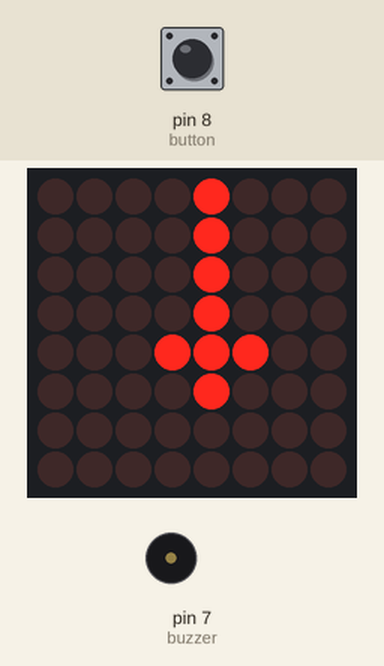
The sketch below on a simulated Arduino Uno, built with avr-gcc and run on an emulated ATmega328P. Shown: 8×8 LED matrix, buzzer (waves = sounding). The test bench sets the inputs (shaded band); at power-on: pin 8 (button) HIGH. Random numbers use the default seed unless the sketch sets one.

Above: at 1.2 s.
1.3 s: pin 8 (button) pulled LOW for 3.2 s
At 4.7 s:
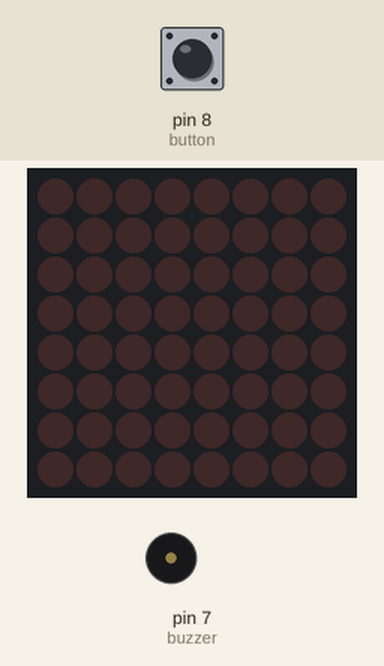
6.0 s: pin 8 (button) pulled LOW for 0.15 s
At 6.7 s:
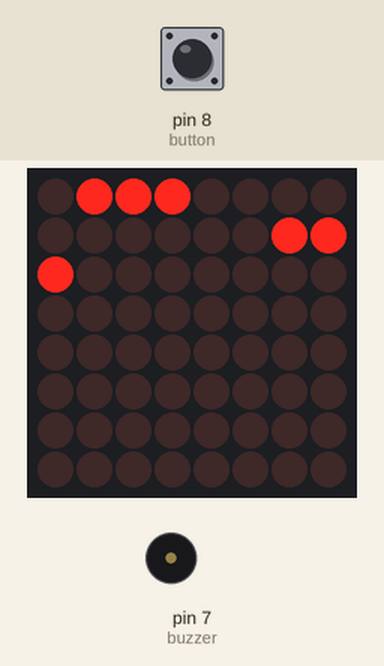
9.0 s: pin 8 (button) pulled LOW for 1 s
10.6 s: pin 8 (button) pulled LOW for 0.15 s
At 12.2 s:
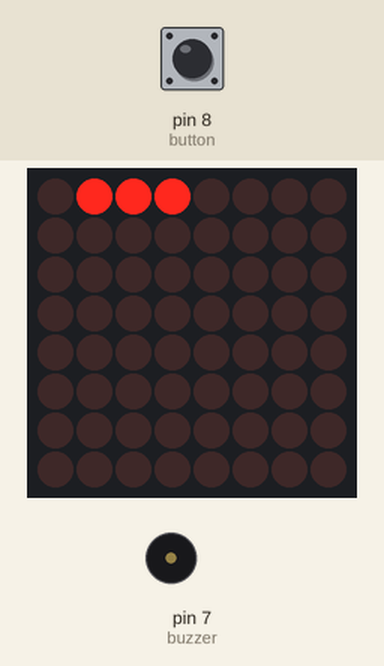
13.7 s: pin 8 (button) pulled LOW for 0.15 s
At 14.4 s:
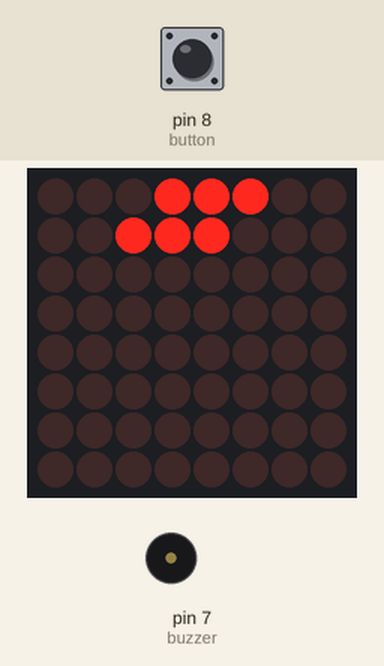
16.7 s: pin 8 (button) pulled LOW for 0.15 s
At 18.4 s:
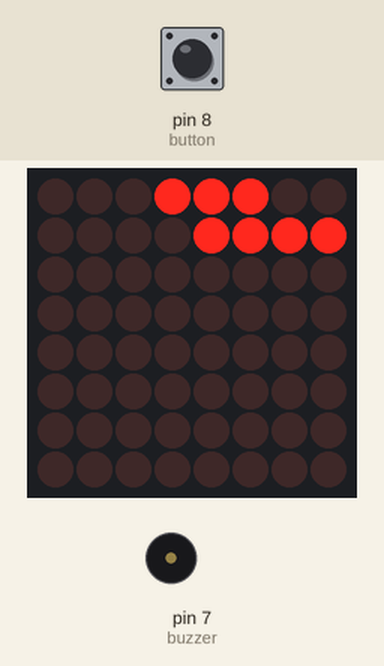
Timing chart, 0 to 19.9 s (numbered marks = the images above; inputs shaded):
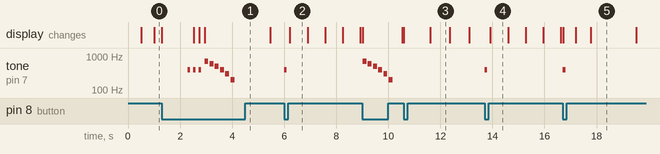

Measured:
- after the input at 1.3 s, tone on pin 7 (buzzer): plays 400 Hz for 0.10 s, 400 Hz for 0.10 s, 400 Hz for 0.10 s, 700 Hz for 0.15 s, 600 Hz for 0.15 s, 500 Hz for 0.15 s … (9 notes in this stretch), starting after 1.0 s
- after the input at 6.0 s, tone on pin 7 (buzzer): silent → 400 Hz at once, → silent 0.10 s later
- after the input at 9.0 s, tone on pin 7 (buzzer): plays 700 Hz for 0.15 s, 600 Hz for 0.15 s, 500 Hz for 0.15 s, 400 Hz for 0.15 s, 300 Hz for 0.15 s, 200 Hz for 0.15 s, starting at once
- after the input at 13.7 s, tone on pin 7 (buzzer): silent → 400 Hz at once, → silent 0.10 s later
- after the input at 16.7 s, tone on pin 7 (buzzer): silent → 400 Hz at once, → silent 0.10 s later
- what the display in image 2 shows lasts 0.7 s, from 6.2 s to 6.9 s
- what the display in image 3 shows lasts 0.8 s, from 11.6 s to 12.4 s

The sketch:

Stack_Game_August_15th_2018.ino
```cpp
#include <LedControl.h>
LedControl matrix = LedControl(12,11,10,1);
int const button = 8;
int const buzzer = 7;
int shape[8][8] = {
  {0,0,0,0,0,0,0,0},
  {0,0,0,0,0,0,0,0},
  {0,0,0,0,0,0,0,0},
  {0,0,0,0,0,0,0,0},
  {0,0,0,0,0,0,0,0},
  {0,0,0,0,0,0,0,0},
  {0,0,0,0,0,0,0,0},
  {0,0,0,0,0,0,0,0}
};
long lastMove = millis();
long lastMove2 = millis();
long slideDuration;
int stackPosition;
int prevStackPosition;
bool slideRight;
int slideRow;
int numBlockSlide;
bool oldVal = HIGH;
bool playing;
int stack[5][8] = {
  {B00001000,B00010000,B00100000,B00010000,B00001000,B00000100,B00001000,B00010000},
  {B00001000,B00001000,B00001000,B00001000,B00011100,B00001000,B00000000,B00000000},
  {B00100100,B00111100,B00100100,B00011000,B00000000,B00000000,B00000000,B00000000},
  {B00011100,B00000100,B00000100,B00011100,B00000000,B00000000,B00000000,B00000000},
  {B00100100,B00010100,B00001100,B00001100,B00010100,B00100100,B00000000,B00000000}
};
int a = 0;

void threeBlockSlide(){
    if(slideRight == true){
      stackPosition ++;
    }
    else if(slideRight == false){
      stackPosition --;
    }
    if(stackPosition == 6){
      slideRight = false;
    }
    else if(stackPosition == 1){
      slideRight = true;
    }
  shape[slideRow][stackPosition] = 1;
  shape[slideRow][stackPosition - 1] = 1;
  shape[slideRow][stackPosition + 1] = 1;
}

void twoBlockSlide(){
  if(slideRight == true){
    stackPosition++;
  }
  else if(slideRight == false){
    stackPosition--;
  }
  if(stackPosition == 7){
    slideRight = false;
  }
  else if(stackPosition == 1){
    slideRight = true;
  }
  shape[slideRow][stackPosition] = 1;
  shape[slideRow][stackPosition - 1] = 1;
}

void oneBlockSlide(){
  if(slideRight == true){
    stackPosition++;
  }
  else if(slideRight == false){
    stackPosition--;
  }
  if(stackPosition == 7){
    slideRight = false;
  }
  else if(stackPosition == 0){
    slideRight = true;
  }
  shape[slideRow][stackPosition] = 1;
}

void updateMatrix(){
  for(int k = 0;k<8;k++){
      for(int a = 0;a<8;a++){
        if(shape[k][a] == 1){
          matrix.setLed(0,k,a,true);
        }
        else{
          matrix.setLed(0,k,a,false);
        }
      }
    }
}

void gameOver(){
  playing = false;
  a=0;
  matrix.clearDisplay(0);
  for(int k = 0;k<8;k++){
    for(int a = 0;a<8;a++){
        shape[a][k] = 0;
    }
  }
  updateMatrix();
  int note[] = {700, 600, 500, 400, 300, 200};
    for(int i = 0; i < 6; i++){
      tone(buzzer, note[i], 150);
      delay(200);
    }
  delay(100);
}

void youWin(){
  for(int i = 0;i<8;i++){
    matrix.clearDisplay(0);
    delay(250);
    updateMatrix();
    delay(250);
  }
  a=0;
  for(int k = 0;k<8;k++){
    for(int j = 0; j < 8; j++){
     shape[k][j] = 0;
    }
  }
  updateMatrix();
}

void setup() {
matrix.shutdown(0,false);
matrix.setIntensity(0,3);
matrix.clearDisplay(0);
pinMode(button,INPUT_PULLUP);
slideRight = true;
slideDuration = 750;
stackPosition = 1;
slideRow = 0;
numBlockSlide = 3;
playing = false;
}

void loop() {
if(playing == false){
  if((millis() - lastMove2) >= 500){
    lastMove2 = millis();
    matrix.clearDisplay(0);
    for(int i = 0;i<8;i++){
      matrix.setRow(0,i,stack[a][i]);
    }
    a++;
    if(a == 5){
      a = 0;
    }
  }
  if(digitalRead(button) == LOW){
    matrix.clearDisplay(0);
    playing = true;
    slideRight = true;
    slideDuration = 750;
    stackPosition = 1;
    slideRow = 0;
    numBlockSlide = 3;
    delay(1000);
  }
}

if(playing == true){
if(digitalRead(button) == HIGH){
 if((millis() - lastMove) >= slideDuration){
  lastMove = millis();
      for(int j = 0; j < 8; j++){
        shape[slideRow][j] = 0;
      }
      if(numBlockSlide == 3){
        threeBlockSlide();
      }
      if(numBlockSlide == 2){
        twoBlockSlide();
      }
      if(numBlockSlide == 1){
        oneBlockSlide();
      }
 }
 updateMatrix();
}

if(digitalRead(button) == LOW and oldVal == HIGH){
    if(slideRow == 0){
      prevStackPosition = stackPosition;
      tone(buzzer,400,100);
    }
    if(slideRow >= 1){
    if(numBlockSlide == 1){
      if(stackPosition == prevStackPosition){
        prevStackPosition = stackPosition;
        tone(buzzer,400,100);
      }
      else{
        gameOver();
      }
    }
    if(numBlockSlide == 2){
        if(stackPosition == prevStackPosition){
          numBlockSlide == 2;
          prevStackPosition = stackPosition;
          tone(buzzer,400,100);
        }
        else if(stackPosition == prevStackPosition+1){
          for(int j = 0; j < 8; j++){
            shape[slideRow][j] = 0;
          }
          shape[slideRow][prevStackPosition+1] = 0;
          shape[slideRow][prevStackPosition] = 1;
          numBlockSlide = 1;
          prevStackPosition = stackPosition - 1;
          tone(buzzer,400,100);
        }
        else if(stackPosition == prevStackPosition-1){
          for(int j = 0; j < 8; j++){
            shape[slideRow][j] = 0;
          }
          shape[slideRow][prevStackPosition-1] = 1;
          shape[slideRow][prevStackPosition] = 0;
          shape[slideRow][prevStackPosition-2]= 0;
          numBlockSlide = 1;
          prevStackPosition = stackPosition;
          tone(buzzer,400,100);
        }
        else{
          gameOver();
        }
      }

      if(numBlockSlide == 3){
        if(stackPosition == prevStackPosition){
          numBlockSlide = 3;
          prevStackPosition = stackPosition;
          tone(buzzer,400,100);
        }
        else if(stackPosition == prevStackPosition-1){
          for(int j = 0; j < 8; j++){
            shape[slideRow][j] = 0;
          }
          shape[slideRow][prevStackPosition] = 1;
          shape[slideRow][prevStackPosition+1] = 0;
          shape[slideRow][prevStackPosition-1] = 1;
          numBlockSlide = 2;
          prevStackPosition = stackPosition+1;
          tone(buzzer,400,100);
        }
        else if(stackPosition == prevStackPosition+1){
          for(int j = 0; j < 8; j++){
            shape[slideRow][j] = 0;
          }
          shape[slideRow][prevStackPosition] = 1;
          shape[slideRow][prevStackPosition+1] = 1;
          shape[slideRow][prevStackPosition-1] = 0;
          numBlockSlide = 2;
          prevStackPosition = stackPosition;
          tone(buzzer,400,100);
        }
        else if(stackPosition == prevStackPosition+2){
          for(int j = 0; j < 8; j++){
            shape[slideRow][j] = 0;
          }
          shape[slideRow][prevStackPosition] = 0;
          shape[slideRow][prevStackPosition+1] = 1;
          shape[slideRow][prevStackPosition-1] = 0;
          numBlockSlide = 1;
          prevStackPosition = stackPosition-1;
          tone(buzzer,400,100);
        }
        else if(stackPosition == prevStackPosition-2){
          for(int j = 0; j < 8; j++){
            shape[slideRow][j] = 0;
          }
          shape[slideRow][prevStackPosition] = 0;
          shape[slideRow][prevStackPosition+1] = 0;
          shape[slideRow][prevStackPosition-1] = 1;
          numBlockSlide = 1;
          prevStackPosition = stackPosition+1;
          tone(buzzer,400,100);
        }
        else{
          gameOver();
        }
     }
  }
 updateMatrix();
 delay(200);
 stackPosition = random(7);
 slideRow++;
 slideDuration = slideDuration - 85;
 if(slideRow == 8){
  youWin();
  playing = false;
 }
 }
}
}
```
